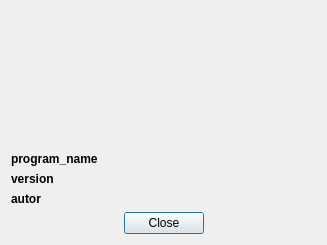
<?xml version="1.0" encoding="UTF-8"?>
<ui version="4.0">
 <class>AboutBox</class>
 <widget class="QDialog" name="AboutBox">
  <property name="geometry">
   <rect>
    <x>0</x>
    <y>0</y>
    <width>317</width>
    <height>236</height>
   </rect>
  </property>
  <property name="windowTitle">
   <string>О программе</string>
  </property>
  <property name="windowIcon">
   <iconset>
    <normaloff>:/images/computer.png</normaloff>:/images/computer.png</iconset>
  </property>
  <layout class="QVBoxLayout" name="verticalLayout">
   <item>
    <layout class="QHBoxLayout" name="horizontalLayout">
     <item>
      <widget class="QLabel" name="labelLogo">
       <property name="minimumSize">
        <size>
         <width>305</width>
         <height>135</height>
        </size>
       </property>
       <property name="text">
        <string/>
       </property>
       <property name="pixmap">
        <pixmap resource="../aboutbox.qrc">:/logo/logo.png</pixmap>
       </property>
       <property name="alignment">
        <set>Qt::AlignCenter</set>
       </property>
      </widget>
     </item>
    </layout>
   </item>
   <item>
    <layout class="QVBoxLayout" name="verticalLayout_2">
     <item>
      <widget class="QLabel" name="labelProgrammName">
       <property name="font">
        <font>
         <weight>75</weight>
         <bold>true</bold>
        </font>
       </property>
       <property name="text">
        <string>program_name</string>
       </property>
       <property name="wordWrap">
        <bool>true</bool>
       </property>
      </widget>
     </item>
     <item>
      <widget class="QLabel" name="labelVersion">
       <property name="font">
        <font>
         <weight>75</weight>
         <bold>true</bold>
        </font>
       </property>
       <property name="text">
        <string>version</string>
       </property>
      </widget>
     </item>
     <item>
      <widget class="QLabel" name="labelAutor">
       <property name="font">
        <font>
         <weight>75</weight>
         <bold>true</bold>
        </font>
       </property>
       <property name="text">
        <string>autor</string>
       </property>
      </widget>
     </item>
    </layout>
   </item>
   <item>
    <widget class="QDialogButtonBox" name="buttonBox">
     <property name="standardButtons">
      <set>QDialogButtonBox::Close</set>
     </property>
     <property name="centerButtons">
      <bool>true</bool>
     </property>
    </widget>
   </item>
  </layout>
 </widget>
 <resources>
  <include location="../aboutbox.qrc"/>
 </resources>
 <connections/>
</ui>
